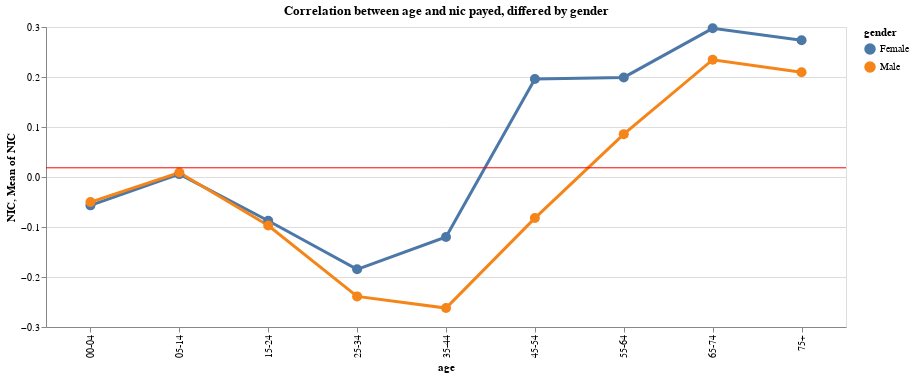

Notebook cell for this chart:
### Code cell
bar = alt.Chart(df_gender_age_correlation_analysis).mark_line(point=True, strokeWidth=3).encode(
    x='age',
    y='NIC',
    color='gender',
    tooltip = ["age", "NIC", "gender"]
).properties(title='Correlation between age and nic payed, differed by gender')
rule = alt.Chart(df_gender_age_correlation_analysis).mark_rule(color='red').encode(
    y='mean(NIC)'
)

(bar + rule).properties(width=800).configure_point(size=100)

### Figure 1 — Vega-Lite specification as saved in the notebook (floating-point values rounded to 4 significant figures)
{"config": {"view": {"continuousWidth": 400, "continuousHeight": 300}, "point": {"size": 100}}, "layer": [{"mark": {"type": "line", "point": true, "strokeWidth": 3}, "encoding": {"color": {"type": "nominal", "field": "gender"}, "tooltip": [{"type": "nominal", "field": "age"}, {"type": "quantitative", "field": "NIC"}, {"type": "nominal", "field": "gender"}], "x": {"type": "nominal", "field": "age"}, "y": {"type": "quantitative", "field": "NIC"}}, "title": "Correlation between age and nic payed, differed by gender"}, {"mark": {"type": "rule", "color": "red"}, "encoding": {"y": {"type": "quantitative", "aggregate": "mean", "field": "NIC"}}}], "data": {"name": "data-7f9e50cee2bdfea215ed228b44290e0f"}, "width": 800, "$schema": "https://vega.github.io/schema/vega-lite/v4.8.1.json", "datasets": {"data-7f9e50cee2bdfea215ed228b44290e0f": [{"gender": "Female", "age": "00-04", "ITEMS": -0.06594, "NIC": -0.0567}, {"gender": "Female", "age": "05-14", "ITEMS": -0.003043, "NIC": 0.005765}, {"gender": "Female", "age": "15-24", "ITEMS": -0.09441, "NIC": -0.08758}, {"gender": "Female", "age": "25-34", "ITEMS": -0.1901, "NIC": -0.1847}, {"gender": "Female", "age": "35-44", "ITEMS": -0.1502, "NIC": -0.12}, {"gender": "Female", "age": "45-54", "ITEMS": 0.1833, "NIC": 0.196}, {"gender": "Female", "age": "55-64", "ITEMS": 0.2109, "NIC": 0.1991}, {"gender": "Female", "age": "65-74", "ITEMS": 0.307, "NIC": 0.2973}, {"gender": "Female", "age": "75+", "ITEMS": 0.2685, "NIC": 0.2737}, {"gender": "Male", "age": "00-04", "ITEMS": -0.05892, "NIC": -0.0501}, {"gender": "Male", "age": "05-14", "ITEMS": -0.0003832, "NIC": 0.00885}, {"gender": "Male", "age": "15-24", "ITEMS": -0.09884, "NIC": -0.09708}, {"gender": "Male", "age": "25-34", "ITEMS": -0.2297, "NIC": -0.2388}, {"gender": "Male", "age": "35-44", "ITEMS": -0.2656, "NIC": -0.2621}, {"gender": "Male", "age": "45-54", "ITEMS": -0.08026, "NIC": -0.08214}, {"gender": "Male", "age": "55-64", "ITEMS": 0.1039, "NIC": 0.08569}, {"gender": "Male", "age": "65-74", "ITEMS": 0.2551, "NIC": 0.2346}, {"gender": "Male", "age": "75+", "ITEMS": 0.2147, "NIC": 0.2093}]}}
